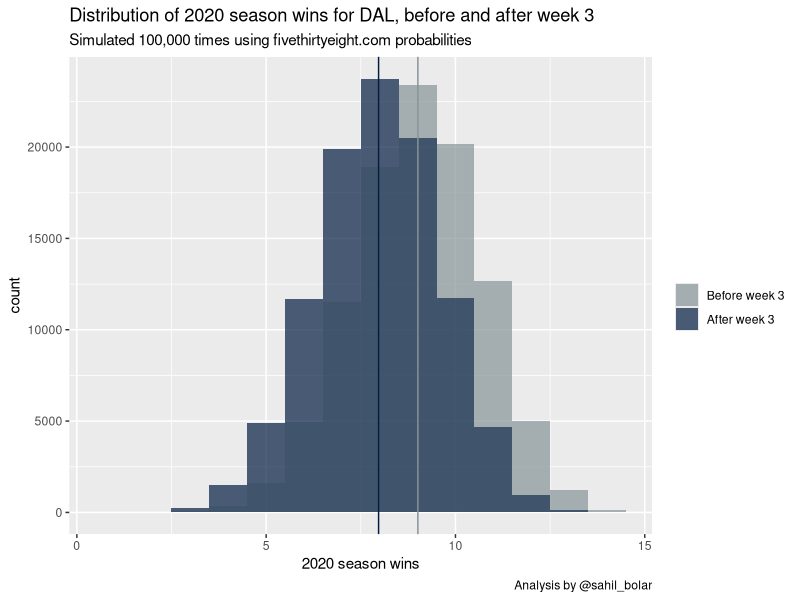

The R source for this figure:
DAL_cutoffs_3 <- c(0, 1, 0, .62, .79, .63, .7, .57, .45, .6, .78, .33, .69, .47, .67, .7)
DAL_cutoffs_4 <- c(0, 1, 0, 0, .78, .62, .67, .49, .45, .53, .76, .29, .63, .46, .6, .69)

DAL_games_won_3 <- numeric(0)
DAL_games_won_4 <- numeric(0)



for (i in 1:100000){
  probs <- runif(16)
  count = 0
  for (j in 1:16){
    prob = probs[j]
    cutoff = DAL_cutoffs_3[j]
    if (prob < cutoff){
      count = count + 1
    } else{
    }
  }
  DAL_games_won_3 <- c(DAL_games_won_3, count)
}

for (i in 1:100000){
  probs <- runif(16)
  count = 0
  for (j in 1:16){
    prob = probs[j]
    cutoff = DAL_cutoffs_4[j]
    if (prob < cutoff){
      count = count + 1
    } else{
    }
  }
  DAL_games_won_4 <- c(DAL_games_won_4, count)
}

library(ggplot2)
df_3 <- data.frame(xx = c(DAL_games_won_3), yy = rep(c('3'), each = 100000))
df_4 <- data.frame(xx = c(DAL_games_won_4), yy = rep(c('4'), each = 100000))
df <- data.frame(xx = c(DAL_games_won_3, DAL_games_won_4), group = rep(c('3', '4'), each = 100000))
ggplot(df, aes(x=xx)) +
  geom_histogram(data=subset(df, group = '3'), aes(fill=group), alpha=0.4, binwidth=1, position='identity') +
  geom_histogram(data=subset(df, group = '4'), aes(fill=group), alpha=0.5, binwidth=1, position='identity') +
  scale_fill_manual(name='', values=c('#869397', '#041E42'), labels = c('Before week 3', 'After week 3')) +
  labs(title ='Distribution of 2020 season wins for DAL, before and after week 3', 
       subtitle = 'Simulated 100,000 times using fivethirtyeight.com probabilities',
       caption = 'Analysis by @sahil_bolar') + 
  xlab('2020 season wins') +
  geom_vline(xintercept = mean(DAL_games_won_3), color = '#869397') +
  geom_vline(xintercept = mean(DAL_games_won_4), color = '#041E42')


